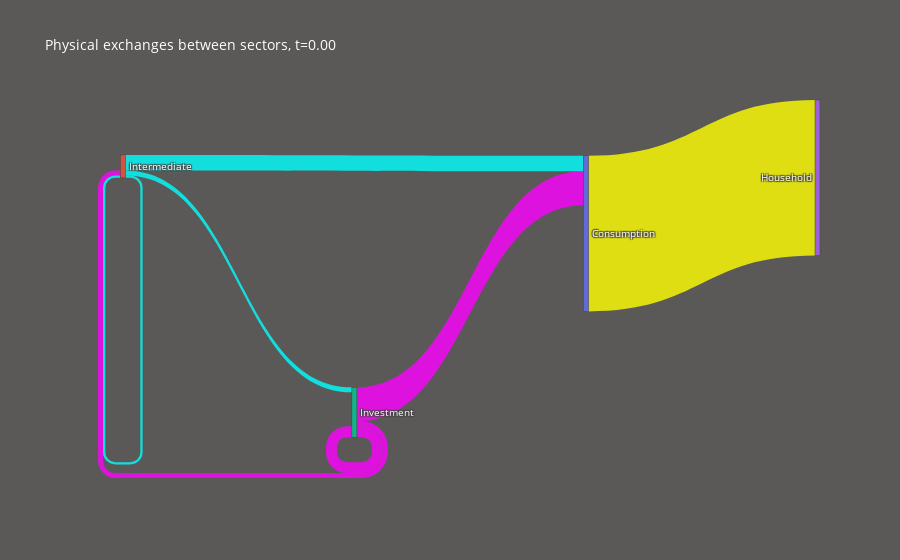
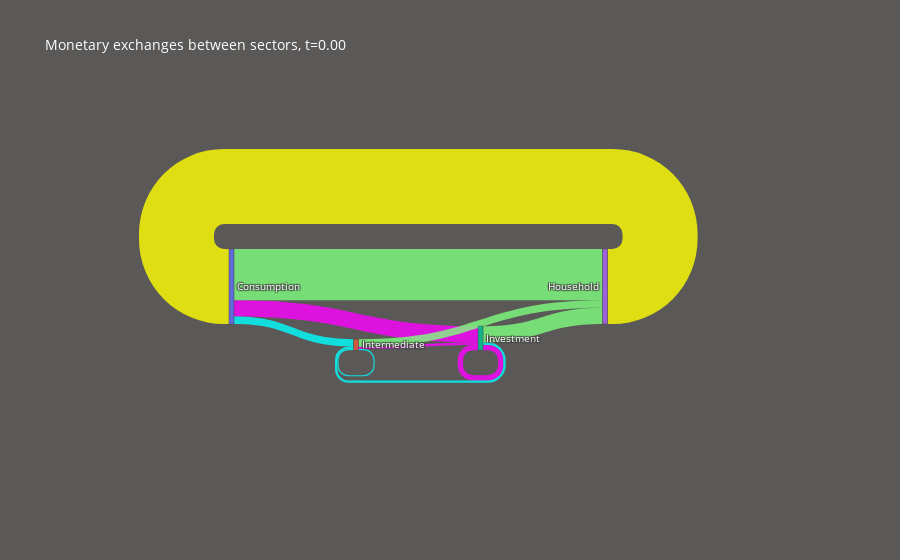

Notebook code for these charts, in order:
### Code cell
# RUN AND PLOT 
hub.set_dparam(**dparam0,verb=True) 
hub.set_dparam('Tmax',100,verb=False) 

hub.run()
#hub.plot()
#hub.supplements['PiRepartition'](hub)
#hub.supplements['PhysicalFluxes'](hub)
#hub.supplements['MonetaryFluxes'](hub)
pgm.plots.Sankey(hub)

#print([['employment',i] for i in hub.dparam['Nprod']['list']])
# Looking at employment variation
pgm.plots.plotnyaxis(hub,y=[[['employment',i] for i in hub.dparam['Nprod']['list']]+['employmentAGG']])
pgm.plots.plotnyaxis(hub,y=[[['dotV',i] for i in hub.dparam['Nprod']['list']],
                            [['inflation',i] for i in hub.dparam['Nprod']['list']]])

### Figure 1 — Plotly figure (JSON) as saved in the notebook; plotly's stock layout.template omitted (floating-point values rounded to 4 significant figures)
{"data": [{"link": {"color": ["rgba(255,  0,255, 0.8)", "rgba(255,  0,255, 0.8)", "rgba(255,  0,255, 0.8)", "rgba(255,  0,255, 0.8)", "rgba(255,  0,255, 0.8)", "rgba(255,  0,255, 0.8)", "rgba(255,  0,255, 0.8)", "rgba(255,  0,255, 0.8)", "rgba(255,  0,255, 0.8)", "rgba(  0,255,255, 0.8)", "rgba(  0,255,255, 0.8)", "rgba(  0,255,255, 0.8)", "rgba(  0,255,255, 0.8)", "rgba(  0,255,255, 0.8)", "rgba(  0,255,255, 0.8)", "rgba(  0,255,255, 0.8)", "rgba(  0,255,255, 0.8)", "rgba(  0,255,255, 0.8)", "rgba(255,255,  0, 0.8)", "rgba(255,255,  0, 0.8)", "rgba(255,255,  0, 0.8)"], "label": ["Minvest", "Minvest", "Minvest", "Minvest", "Minvest", "Minvest", "Minvest", "Minvest", "Minvest", "Minter", "Minter", "Minter", "Minter", "Minter", "Minter", "Minter", "Minter", "Minter", "Consumption", "Consumption", "Consumption"], "source": [0, 0, 0, 1, 1, 1, 2, 2, 2, 0, 0, 0, 1, 1, 1, 2, 2, 2, 0, 1, 2], "target": [0, 1, 2, 0, 1, 2, 0, 1, 2, 0, 1, 2, 0, 1, 2, 0, 1, 2, 3, 3, 3], "value": [0, 0, 0, 0, 0, 0, 0.3352, 0.04916, 0.1073, 0, 0, 0, 0.1536, 0.02253, 0.04916, 0, 0, 0, 1.536, 0, 0]}, "node": {"label": ["Consumption", "Intermediate", "Investment", "Household"], "pad": 50, "thickness": 5}, "type": "sankey"}], "layout": {"font": {"color": "white", "size": 10}, "hovermode": "x", "paper_bgcolor": "#5B5958", "title": {"text": "Physical exchanges between sectors, t=0.00"}}}

### Figure 2 — Plotly figure (JSON) as saved in the notebook; plotly's stock layout.template omitted (floating-point values rounded to 4 significant figures)
{"data": [{"link": {"color": ["rgba(255,  0,255, 0.8)", "rgba(255,  0,255, 0.8)", "rgba(255,  0,255, 0.8)", "rgba(255,  0,255, 0.8)", "rgba(255,  0,255, 0.8)", "rgba(255,  0,255, 0.8)", "rgba(255,  0,255, 0.8)", "rgba(255,  0,255, 0.8)", "rgba(255,  0,255, 0.8)", "rgba(  0,255,255, 0.8)", "rgba(  0,255,255, 0.8)", "rgba(  0,255,255, 0.8)", "rgba(  0,255,255, 0.8)", "rgba(  0,255,255, 0.8)", "rgba(  0,255,255, 0.8)", "rgba(  0,255,255, 0.8)", "rgba(  0,255,255, 0.8)", "rgba(  0,255,255, 0.8)", "rgba(255,255,  0, 0.8)", "rgba(255,255,  0, 0.8)", "rgba(255,255,  0, 0.8)", "rgba(127,255,127, 0.8)", "rgba(127,255,127, 0.8)", "rgba(127,255,127, 0.8)", "rgba(0,0,0, 0.8)", "rgba(0,0,0, 0.8)", "rgba(0,0,0, 0.8)", "rgba(0,0,0, 0.8)"], "label": ["Minvest", "Minvest", "Minvest", "Minvest", "Minvest", "Minvest", "Minvest", "Minvest", "Minvest", "Minter", "Minter", "Minter", "Minter", "Minter", "Minter", "Minter", "Minter", "Minter", "Consumption", "Consumption", "Consumption"], "source": [0, 0, 0, 1, 1, 1, 2, 2, 2, 0, 0, 0, 1, 1, 1, 2, 2, 2, 3, 3, 3, 0, 1, 2, 0, 1, 2, 3], "target": [0, 1, 2, 0, 1, 2, 0, 1, 2, 0, 1, 2, 0, 1, 2, 0, 1, 2, 0, 1, 2, 3, 3, 3, 4, 4, 4, 4], "value": [0, 0, 0.3687, 0, 0, 0.05407, 0, 0, 0.118, 0, 0.169, 0, 0, 0.02478, 0, 0, 0.05407, 0, 1.69, 0, 0, 1.152, 0.169, 0.3687, 0, 0, 0, 0]}, "node": {"label": ["Consumption", "Intermediate", "Investment", "Household", "Banks"], "pad": 50, "thickness": 5}, "type": "sankey"}], "layout": {"font": {"color": "white", "size": 10}, "hovermode": "x", "paper_bgcolor": "#5B5958", "title": {"text": "Monetary exchanges between sectors, t=0.00"}}}
